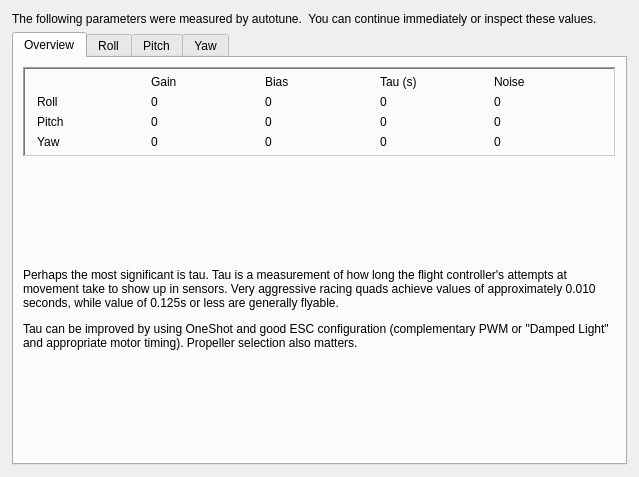
<?xml version="1.0" encoding="UTF-8"?>
<ui version="4.0">
 <class>AutotuneProperties</class>
 <widget class="QWidget" name="AutotuneProperties">
  <property name="geometry">
   <rect>
    <x>0</x>
    <y>0</y>
    <width>639</width>
    <height>477</height>
   </rect>
  </property>
  <property name="sizePolicy">
   <sizepolicy hsizetype="Expanding" vsizetype="Expanding">
    <horstretch>0</horstretch>
    <verstretch>0</verstretch>
   </sizepolicy>
  </property>
  <property name="maximumSize">
   <size>
    <width>840</width>
    <height>16777215</height>
   </size>
  </property>
  <property name="windowTitle">
   <string>Form</string>
  </property>
  <layout class="QVBoxLayout" name="verticalLayout_2">
   <property name="leftMargin">
    <number>12</number>
   </property>
   <property name="topMargin">
    <number>12</number>
   </property>
   <property name="rightMargin">
    <number>12</number>
   </property>
   <property name="bottomMargin">
    <number>12</number>
   </property>
   <item>
    <widget class="QLabel" name="label_2">
     <property name="text">
      <string>The following parameters were measured by autotune.  You can continue immediately or inspect these values.</string>
     </property>
     <property name="wordWrap">
      <bool>true</bool>
     </property>
    </widget>
   </item>
   <item>
    <widget class="QTabWidget" name="tabWidg">
     <property name="tabShape">
      <enum>QTabWidget::Rounded</enum>
     </property>
     <property name="currentIndex">
      <number>0</number>
     </property>
     <property name="tabsClosable">
      <bool>false</bool>
     </property>
     <property name="movable">
      <bool>false</bool>
     </property>
     <property name="tabBarAutoHide">
      <bool>false</bool>
     </property>
     <widget class="QWidget" name="tab_3">
      <attribute name="title">
       <string>Overview</string>
      </attribute>
      <layout class="QVBoxLayout" name="verticalLayout_4">
       <item>
        <widget class="QFrame" name="frame_3">
         <property name="sizePolicy">
          <sizepolicy hsizetype="Preferred" vsizetype="Preferred">
           <horstretch>0</horstretch>
           <verstretch>0</verstretch>
          </sizepolicy>
         </property>
         <property name="layoutDirection">
          <enum>Qt::LeftToRight</enum>
         </property>
         <property name="frameShape">
          <enum>QFrame::WinPanel</enum>
         </property>
         <property name="frameShadow">
          <enum>QFrame::Sunken</enum>
         </property>
         <property name="lineWidth">
          <number>1</number>
         </property>
         <property name="midLineWidth">
          <number>1</number>
         </property>
         <layout class="QGridLayout" name="gridLayout">
          <property name="leftMargin">
           <number>12</number>
          </property>
          <property name="topMargin">
           <number>6</number>
          </property>
          <property name="rightMargin">
           <number>12</number>
          </property>
          <property name="bottomMargin">
           <number>6</number>
          </property>
          <item row="0" column="3">
           <widget class="QLabel" name="label_14">
            <property name="text">
             <string>Tau (s)</string>
            </property>
           </widget>
          </item>
          <item row="0" column="1">
           <widget class="QLabel" name="label_6">
            <property name="text">
             <string>Gain</string>
            </property>
           </widget>
          </item>
          <item row="0" column="4">
           <widget class="QLabel" name="label_16">
            <property name="text">
             <string>Noise</string>
            </property>
           </widget>
          </item>
          <item row="2" column="0">
           <widget class="QLabel" name="label_8">
            <property name="text">
             <string>Pitch</string>
            </property>
           </widget>
          </item>
          <item row="3" column="0">
           <widget class="QLabel" name="label_17">
            <property name="text">
             <string>Yaw</string>
            </property>
           </widget>
          </item>
          <item row="1" column="0">
           <widget class="QLabel" name="label_3">
            <property name="text">
             <string>Roll</string>
            </property>
           </widget>
          </item>
          <item row="1" column="4">
           <widget class="QLabel" name="measuredRollNoise">
            <property name="text">
             <string>0</string>
            </property>
            <property name="alignment">
             <set>Qt::AlignLeading|Qt::AlignLeft|Qt::AlignVCenter</set>
            </property>
           </widget>
          </item>
          <item row="3" column="4">
           <widget class="QLabel" name="measuredYawNoise">
            <property name="text">
             <string>0</string>
            </property>
            <property name="alignment">
             <set>Qt::AlignLeading|Qt::AlignLeft|Qt::AlignVCenter</set>
            </property>
           </widget>
          </item>
          <item row="3" column="2">
           <widget class="QLabel" name="measuredYawBias">
            <property name="text">
             <string>0</string>
            </property>
            <property name="alignment">
             <set>Qt::AlignLeading|Qt::AlignLeft|Qt::AlignVCenter</set>
            </property>
           </widget>
          </item>
          <item row="3" column="1">
           <widget class="QLabel" name="measuredYawGain">
            <property name="text">
             <string>0</string>
            </property>
            <property name="alignment">
             <set>Qt::AlignLeading|Qt::AlignLeft|Qt::AlignVCenter</set>
            </property>
           </widget>
          </item>
          <item row="1" column="1">
           <widget class="QLabel" name="measuredRollGain">
            <property name="text">
             <string>0</string>
            </property>
            <property name="alignment">
             <set>Qt::AlignLeading|Qt::AlignLeft|Qt::AlignVCenter</set>
            </property>
           </widget>
          </item>
          <item row="2" column="4">
           <widget class="QLabel" name="measuredPitchNoise">
            <property name="text">
             <string>0</string>
            </property>
            <property name="alignment">
             <set>Qt::AlignLeading|Qt::AlignLeft|Qt::AlignVCenter</set>
            </property>
           </widget>
          </item>
          <item row="1" column="2">
           <widget class="QLabel" name="measuredRollBias">
            <property name="text">
             <string>0</string>
            </property>
            <property name="alignment">
             <set>Qt::AlignLeading|Qt::AlignLeft|Qt::AlignVCenter</set>
            </property>
           </widget>
          </item>
          <item row="1" column="3">
           <widget class="QLabel" name="rollTau">
            <property name="text">
             <string>0</string>
            </property>
            <property name="alignment">
             <set>Qt::AlignLeading|Qt::AlignLeft|Qt::AlignVCenter</set>
            </property>
           </widget>
          </item>
          <item row="2" column="2">
           <widget class="QLabel" name="measuredPitchBias">
            <property name="text">
             <string>0</string>
            </property>
            <property name="alignment">
             <set>Qt::AlignLeading|Qt::AlignLeft|Qt::AlignVCenter</set>
            </property>
           </widget>
          </item>
          <item row="2" column="1">
           <widget class="QLabel" name="measuredPitchGain">
            <property name="text">
             <string>0</string>
            </property>
            <property name="alignment">
             <set>Qt::AlignLeading|Qt::AlignLeft|Qt::AlignVCenter</set>
            </property>
           </widget>
          </item>
          <item row="2" column="3">
           <widget class="QLabel" name="pitchTau">
            <property name="text">
             <string>0</string>
            </property>
            <property name="alignment">
             <set>Qt::AlignLeading|Qt::AlignLeft|Qt::AlignVCenter</set>
            </property>
           </widget>
          </item>
          <item row="0" column="2">
           <widget class="QLabel" name="label_7">
            <property name="text">
             <string>Bias</string>
            </property>
           </widget>
          </item>
          <item row="3" column="3">
           <widget class="QLabel" name="yawTau">
            <property name="text">
             <string>0</string>
            </property>
            <property name="alignment">
             <set>Qt::AlignLeading|Qt::AlignLeft|Qt::AlignVCenter</set>
            </property>
           </widget>
          </item>
         </layout>
         <zorder>label_3</zorder>
         <zorder>measuredRollGain</zorder>
         <zorder>measuredRollBias</zorder>
         <zorder>label_6</zorder>
         <zorder>label_8</zorder>
         <zorder>measuredPitchGain</zorder>
         <zorder>measuredPitchBias</zorder>
         <zorder>rollTau</zorder>
         <zorder>label_7</zorder>
         <zorder>pitchTau</zorder>
         <zorder>label_14</zorder>
         <zorder>label_16</zorder>
         <zorder>measuredPitchNoise</zorder>
         <zorder>measuredRollNoise</zorder>
         <zorder>label_17</zorder>
         <zorder>measuredYawGain</zorder>
         <zorder>measuredYawBias</zorder>
         <zorder>measuredYawNoise</zorder>
         <zorder>yawTau</zorder>
        </widget>
       </item>
       <item>
        <spacer name="verticalSpacer">
         <property name="orientation">
          <enum>Qt::Vertical</enum>
         </property>
         <property name="sizeHint" stdset="0">
          <size>
           <width>20</width>
           <height>20</height>
          </size>
         </property>
        </spacer>
       </item>
       <item>
        <widget class="QLabel" name="label">
         <property name="text">
          <string>&lt;html&gt;&lt;head/&gt;&lt;body&gt;&lt;p&gt;Perhaps the most significant is tau. Tau is a measurement of how long the flight controller's attempts at movement take to show up in sensors. Very aggressive racing quads achieve values of approximately 0.010 seconds, while value of 0.125s or less are generally flyable.&lt;/p&gt;&lt;p&gt;Tau can be improved by using OneShot and good ESC configuration (complementary PWM or &amp;quot;Damped Light&amp;quot; and appropriate motor timing). Propeller selection also matters.&lt;/p&gt;&lt;/body&gt;&lt;/html&gt;</string>
         </property>
         <property name="wordWrap">
          <bool>true</bool>
         </property>
        </widget>
       </item>
       <item>
        <spacer name="verticalSpacer_2">
         <property name="orientation">
          <enum>Qt::Vertical</enum>
         </property>
         <property name="sizeHint" stdset="0">
          <size>
           <width>20</width>
           <height>20</height>
          </size>
         </property>
        </spacer>
       </item>
      </layout>
     </widget>
     <widget class="QWidget" name="rollTab">
      <attribute name="title">
       <string>Roll</string>
      </attribute>
      <layout class="QVBoxLayout" name="verticalLayout">
       <property name="leftMargin">
        <number>0</number>
       </property>
       <property name="topMargin">
        <number>0</number>
       </property>
       <property name="rightMargin">
        <number>0</number>
       </property>
       <property name="bottomMargin">
        <number>0</number>
       </property>
       <item>
        <widget class="QChartView" name="rollChartView">
         <property name="layoutDirection">
          <enum>Qt::LeftToRight</enum>
         </property>
         <property name="frameShape">
          <enum>QFrame::NoFrame</enum>
         </property>
         <property name="frameShadow">
          <enum>QFrame::Plain</enum>
         </property>
         <property name="lineWidth">
          <number>0</number>
         </property>
        </widget>
       </item>
      </layout>
     </widget>
     <widget class="QWidget" name="tab_5">
      <attribute name="title">
       <string>Pitch</string>
      </attribute>
      <layout class="QVBoxLayout" name="verticalLayout_5">
       <property name="leftMargin">
        <number>0</number>
       </property>
       <property name="topMargin">
        <number>0</number>
       </property>
       <property name="rightMargin">
        <number>0</number>
       </property>
       <property name="bottomMargin">
        <number>0</number>
       </property>
       <item>
        <widget class="QChartView" name="pitchChartView"/>
       </item>
      </layout>
     </widget>
     <widget class="QWidget" name="tab_6">
      <attribute name="title">
       <string>Yaw</string>
      </attribute>
      <layout class="QVBoxLayout" name="verticalLayout_6">
       <property name="leftMargin">
        <number>0</number>
       </property>
       <property name="topMargin">
        <number>0</number>
       </property>
       <property name="rightMargin">
        <number>0</number>
       </property>
       <property name="bottomMargin">
        <number>0</number>
       </property>
       <item>
        <widget class="QChartView" name="yawChartView"/>
       </item>
      </layout>
     </widget>
    </widget>
   </item>
  </layout>
 </widget>
 <customwidgets>
  <customwidget>
   <class>QChartView</class>
   <extends>QGraphicsView</extends>
   <header>qchartview.h</header>
  </customwidget>
 </customwidgets>
 <resources/>
 <connections/>
</ui>
